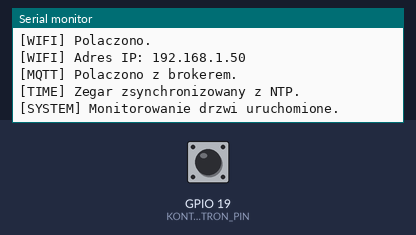
A program run on a simulated ESP32. Parts: the last lines printed to the serial monitor. The inputs (shaded band) are chosen by the test bench; at power-on: GPIO 19 (KONTAKTRON_PIN) HIGH. WiFi joins after 1.5 s; servers stay silent unless stated; the local clock reads 2024-03-15 10:24:30 at power-on unless the program sets it; no MQTT or app messages arrive unless stated.

Above: at 2.7 s.
2.8 s: GPIO 19 (KONTAKTRON_PIN) pulled LOW for 1 s
At 5.0 s:
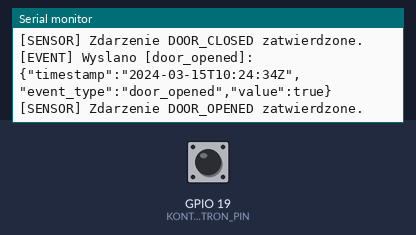
5.3 s: GPIO 19 (KONTAKTRON_PIN) pulled LOW for 1 s
At 6.3 s:
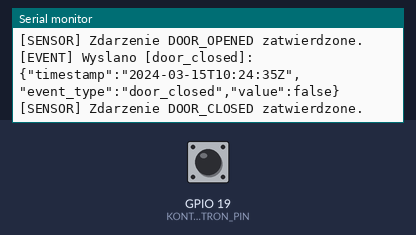
7.8 s: GPIO 19 (KONTAKTRON_PIN) pulled LOW for 3.2 s
At 8.4 s:
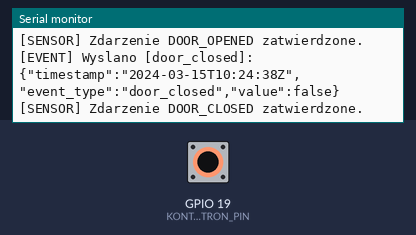

The program:

main.cpp
```cpp
#include <Arduino.h>

#include "DoorSensor.h"
#include "EventPublisher.h"
#include "NetworkManager.h"
#include "TimeService.h"

void setup() {
  Serial.begin(115200);

  initDoorSensor();
  initNetwork();
  updateTimeSynchronization();

  Serial.println("[SYSTEM] Monitorowanie drzwi uruchomione.");
}

void loop() {
  updateNetwork();
  updateTimeSynchronization();

  // Zachowujemy dotychczasowe zachowanie:
  // zdarzenia drzwi obslugujemy dopiero, gdy MQTT jest dostepne.
  if (!isMqttConnected()) {
    delay(5);
    return;
  }

  updateHeartbeat();

  DoorEvent event = checkDoor();

  if (event == DOOR_OPENED) {
    if (sendDoorEvent(true)) {
      confirmDoorEvent(event);
    }
  } else if (event == DOOR_CLOSED) {
    if (sendDoorEvent(false)) {
      confirmDoorEvent(event);
    }
  }
}
```

DoorSensor.h
```cpp
#ifndef DOOR_SENSOR_H
#define DOOR_SENSOR_H

#include <Arduino.h>

enum DoorEvent {
  DOOR_NO_CHANGE = 0, // brak zmiany
  DOOR_OPENED    = 1, // wykryto stabilne otwarcie
  DOOR_CLOSED    = 2  // wykryto stabilne zamknięcie
};

// Inicjalizacja pinu i stanów początkowych
void initDoorSensor();

// Sprawdzenie stanu (zwraca zdarzenie, ale NIE zatwierdza go wewnętrznie)
DoorEvent checkDoor();

// Zatwierdzenie obsłużenia zdarzenia (np. po udanym wysłaniu przez MQTT)
void confirmDoorEvent(DoorEvent event);

#endif
```

EventPublisher.h
```cpp
#ifndef EVENT_PUBLISHER_H
#define EVENT_PUBLISHER_H

void updateHeartbeat();
bool sendDoorEvent(bool doorOpen);

#endif
```

NetworkManager.h
```cpp
#ifndef NETWORK_MANAGER_H
#define NETWORK_MANAGER_H

#include <PubSubClient.h>

void initNetwork();
void updateNetwork();

bool isWifiConnected();
bool isMqttConnected();

PubSubClient& getMqttClient();

#endif
```

TimeService.h
```cpp
#ifndef TIME_SERVICE_H
#define TIME_SERVICE_H

#include <Arduino.h>

void updateTimeSynchronization();
bool isTimeSynchronized();
bool getUtcTimestamp(char* buffer, size_t bufferSize);

#endif
```

secrets.example.h
```cpp
#pragma once

// Copy this file to secrets.h and replace the example values locally.
// Never commit secrets.h.

const char* WIFI_SSID = "CHANGE_ME";
const char* WIFI_PASSWORD = "CHANGE_ME";

const char* mqtt_server = "192.168.1.100";
const int mqtt_port = 1883;

const char* client_id = "door_001";
const char* mqtt_user = "CHANGE_ME";
const char* mqtt_password = "CHANGE_ME";
```

DoorSensor.cpp
```cpp
#include "DoorSensor.h"

static const int KONTAKTRON_PIN = 19;
static const unsigned long debounceDelay = 200;

static int confirmedDoorState = -1;
static int lastRawPinState = -1;
static unsigned long lastDebounceTime = 0;

void initDoorSensor() {
  pinMode(KONTAKTRON_PIN, INPUT_PULLUP);
  delay(10);

  int initialReading = digitalRead(KONTAKTRON_PIN);

  lastRawPinState    = initialReading;
  confirmedDoorState = initialReading;
  lastDebounceTime   = millis();

  Serial.print("Czujnik drzwi zainicjalizowany. Stan początkowy: ");
  Serial.println((initialReading == HIGH) ? "OTWARTE" : "ZAMKNIĘTE");
}

DoorEvent checkDoor() {
  int currentReading = digitalRead(KONTAKTRON_PIN);

  // 1. Wykrycie drgnięcia na pinie -> reset stopera
  if (currentReading != lastRawPinState) {
    lastDebounceTime = millis();
    lastRawPinState = currentReading;
  }

  // 2. Weryfikacja stabilności przez min. 200 ms
  if ((millis() - lastDebounceTime) >= debounceDelay) {
    // Sprawdzamy, czy obecny stabilny stan różni się od OSTATNIO ZATWIERDZONEGO
    if (currentReading != confirmedDoorState) {
      if (currentReading == HIGH) {
        return DOOR_OPENED;
      } else {
        return DOOR_CLOSED;
      }
    }
  }

  return DOOR_NO_CHANGE;
}

void confirmDoorEvent(DoorEvent event) {
  if (event == DOOR_OPENED) {
    confirmedDoorState = HIGH;
    Serial.println("[SENSOR] Zdarzenie DOOR_OPENED zatwierdzone.");
  } else if (event == DOOR_CLOSED) {
    confirmedDoorState = LOW;
    Serial.println("[SENSOR] Zdarzenie DOOR_CLOSED zatwierdzone.");
  }
}
```

EventPublisher.cpp
```cpp
#include "EventPublisher.h"

#include <Arduino.h>

#include "NetworkManager.h"
#include "TimeService.h"

namespace {
const char* HOME_ID = "home_001";
const char* DEVICE_ID = "door_001";

unsigned long lastHeartbeat = 0;
constexpr unsigned long HEARTBEAT_INTERVAL = 30000;

bool publishEvent(const char* eventType, const char* valueJson) {
  if (!isMqttConnected()) {
    return false;
  }

  char timestamp[25];
  if (!getUtcTimestamp(timestamp, sizeof(timestamp))) {
    Serial.println("[EVENT] Brak poprawnego czasu UTC - publikacja pominieta.");
    return false;
  }

  char topic[64];
  snprintf(
      topic,
      sizeof(topic),
      "vedasentio/%s/%s/event",
      HOME_ID,
      DEVICE_ID);

  char payload[160];
  snprintf(
      payload,
      sizeof(payload),
      "{\"timestamp\":\"%s\",\"event_type\":\"%s\",\"value\":%s}",
      timestamp,
      eventType,
      valueJson);

  if (getMqttClient().publish(topic, payload)) {
    Serial.printf("[EVENT] Wyslano [%s]: %s\n", eventType, payload);
    return true;
  }

  Serial.printf("[EVENT] Blad publikacji [%s].\n", eventType);
  return false;
}
}

void updateHeartbeat() {
  if (millis() - lastHeartbeat < HEARTBEAT_INTERVAL) {
    return;
  }

  if (publishEvent("heartbeat", "true")) {
    lastHeartbeat = millis();
    Serial.println("[HEARTBEAT] Wyslano pomyslnie.");
  }
}

bool sendDoorEvent(bool doorOpen) {
  return publishEvent(
      doorOpen ? "door_opened" : "door_closed",
      doorOpen ? "true" : "false");
}
```

NetworkManager.cpp
```cpp
#include "NetworkManager.h"

#include <Arduino.h>
#include <WiFi.h>

#include "secrets.h"

namespace {
WiFiClient wifiClient;
PubSubClient mqttClient(wifiClient);

unsigned long lastWifiRetry = 0;
unsigned long lastMqttRetry = 0;

constexpr unsigned long WIFI_RETRY_INTERVAL = 5000;
constexpr unsigned long MQTT_RETRY_INTERVAL = 5000;

bool connectWifi() {
  if (strlen(WIFI_SSID) == 0 || strlen(WIFI_PASSWORD) == 0) {
    Serial.println("[WIFI] Blad: nazwa sieci lub haslo jest puste.");
    return false;
  }

  WiFi.mode(WIFI_STA);
  WiFi.begin(WIFI_SSID, WIFI_PASSWORD);

  Serial.print("[WIFI] Laczenie");

  int counter = 0;
  while (WiFi.status() != WL_CONNECTED && counter < 20) {
    delay(250);
    Serial.print(".");
    counter++;
  }

  if (WiFi.status() == WL_CONNECTED) {
    Serial.println();
    Serial.println("[WIFI] Polaczono.");
    Serial.print("[WIFI] Adres IP: ");
    Serial.println(WiFi.localIP());
    return true;
  }

  Serial.println();
  Serial.println("[WIFI] Polaczenie nieudane (timeout).");
  return false;
}

bool connectMqtt() {
  if (!isWifiConnected()) {
    return false;
  }

  if (mqttClient.connect(client_id, mqtt_user, mqtt_password)) {
    Serial.println("[MQTT] Polaczono z brokerem.");
    return true;
  }

  Serial.print("[MQTT] Blad polaczenia. Kod: ");
  Serial.println(mqttClient.state());
  return false;
}
}

void initNetwork() {
  mqttClient.setServer(mqtt_server, mqtt_port);

  if (connectWifi()) {
    connectMqtt();
  }
}

void updateNetwork() {
  const unsigned long now = millis();

  if (!isWifiConnected()) {
    if (now - lastWifiRetry >= WIFI_RETRY_INTERVAL) {
      lastWifiRetry = now;
      Serial.println("[WIFI] Ponowna proba polaczenia...");
      connectWifi();
    }
    return;
  }

  if (!isMqttConnected()) {
    if (now - lastMqttRetry >= MQTT_RETRY_INTERVAL) {
      lastMqttRetry = now;
      Serial.println("[MQTT] Ponowna proba polaczenia...");
      connectMqtt();
    }
    return;
  }

  mqttClient.loop();
}

bool isWifiConnected() {
  return WiFi.status() == WL_CONNECTED;
}

bool isMqttConnected() {
  return mqttClient.connected();
}

PubSubClient& getMqttClient() {
  return mqttClient;
}
```

TimeService.cpp
```cpp
#include "TimeService.h"

#include <time.h>

#include "NetworkManager.h"

namespace {
const char* NTP_SERVER = "pl.pool.ntp.org";
const char* TIME_ZONE = "CET-1CEST,M3.5.0,M10.5.0/3";

bool synchronized = false;
unsigned long lastSyncAttempt = 0;

constexpr unsigned long TIME_RETRY_INTERVAL = 10000;

bool synchronizeTime() {
  if (!isWifiConnected()) {
    return false;
  }

  configTzTime(TIME_ZONE, NTP_SERVER);

  struct tm timeInfo;
  if (!getLocalTime(&timeInfo, 5000)) {
    Serial.println("[TIME] Synchronizacja NTP nieudana.");
    return false;
  }

  Serial.println("[TIME] Zegar zsynchronizowany z NTP.");
  return true;
}
}

void updateTimeSynchronization() {
  if (synchronized || !isWifiConnected()) {
    return;
  }

  const unsigned long now = millis();

  if (lastSyncAttempt != 0 && now - lastSyncAttempt < TIME_RETRY_INTERVAL) {
    return;
  }

  lastSyncAttempt = now;
  synchronized = synchronizeTime();
}

bool isTimeSynchronized() {
  return synchronized;
}

bool getUtcTimestamp(char* buffer, size_t bufferSize) {
  time_t now;
  time(&now);

  // 2024-01-01T00:00:00Z - ochrona przed uzyciem niezainicjalizowanego zegara.
  if (now < 1704067200) {
    return false;
  }

  struct tm timeInfo;
  gmtime_r(&now, &timeInfo);

  return strftime(buffer, bufferSize, "%Y-%m-%dT%H:%M:%SZ", &timeInfo) != 0;
}
```

Measured:
- after the input at 2.8 s, the serial monitor: prints a new line after 0.20 s (image 1)
- after the input at 5.3 s, the serial monitor: prints a new line after 0.20 s (image 2)
- after the input at 7.8 s, the serial monitor: prints a new line after 0.20 s (image 3)
